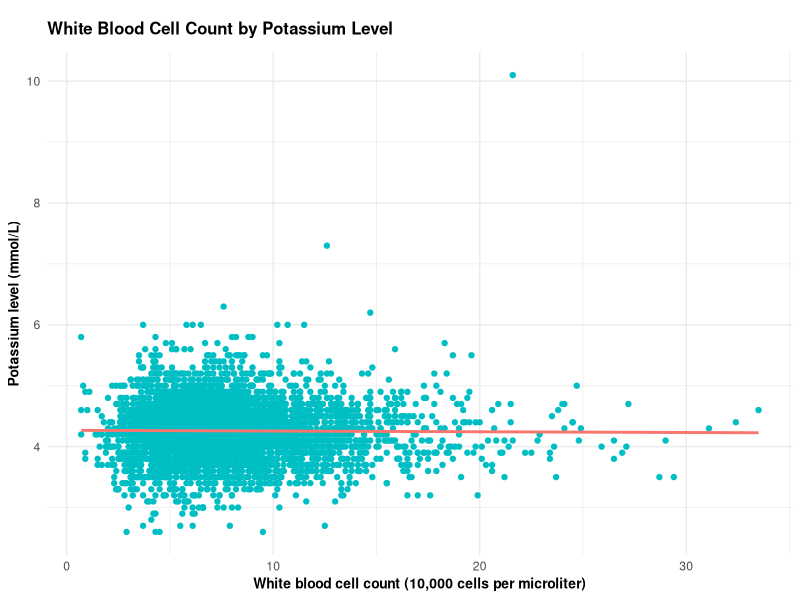

This figure's R source:
#----Script Header-------------------------####
# Date: 09.09.2025         
# Author: Data_drama_queens     
# Filename: creating-plots
# Description: Script for creating plots
#               
#               
# Project: RMED901A_Exam_Assignment
#-------------------------------------------###


# Read the data ----
library(ggplot2)
library(tidyverse)
library(here)

patient_data <- read_delim(
  here("data", "data_for_analysis", "20250908-tidy-joined-exam-data.txt"),
  delim = "\t"
)

# Scatterplot investigating white blood cell count by potassium level ----
ggplot(patient_data, aes(x = wbc, y = potassium)) + # Assign data, x and y values
  geom_point(aes(colour = "red"), na.rm = TRUE) + # Scatterplot
  geom_smooth(method = "lm", se = FALSE, aes(colour = "blue")) + #Regression line
  theme_minimal() + #Background theme
  theme(legend.position = "none", #Remove legend
        plot.title = element_text(face = "bold", size = 12, margin = margin(10, 0, 10, 0)), #Bold title, resized title and increased margin between title and plot
        axis.title.x = element_text(face = "bold", size = 10), #Bold x-axis text
        axis.title.y = element_text(face = "bold", size = 10)) + #Bold y-axis text
  labs(title = "White Blood Cell Count by Potassium Level", #Title
       x = "White blood cell count (10,000 cells per microliter)", #x-axis title
       y = "Potassium level (mmol/L)") #y-axis title

# From the plot, the white blood cell count does not seem to change
  # with potassium level



